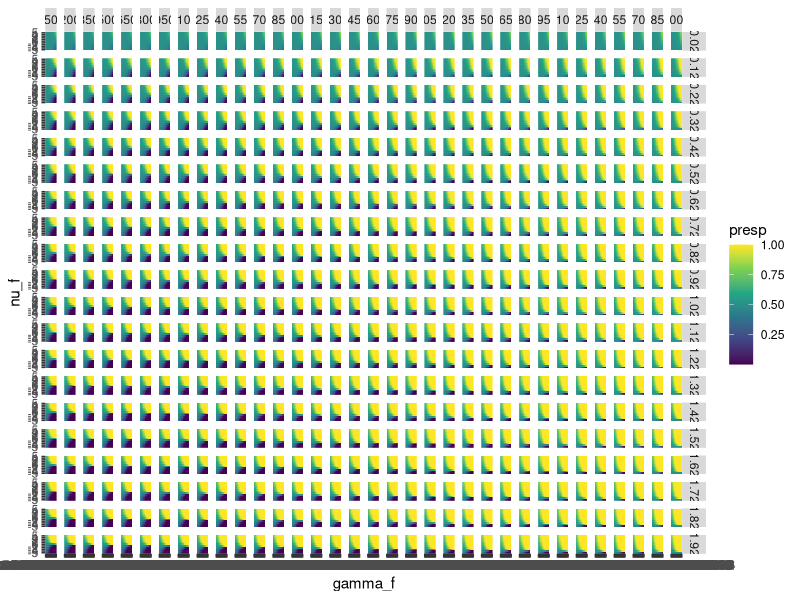
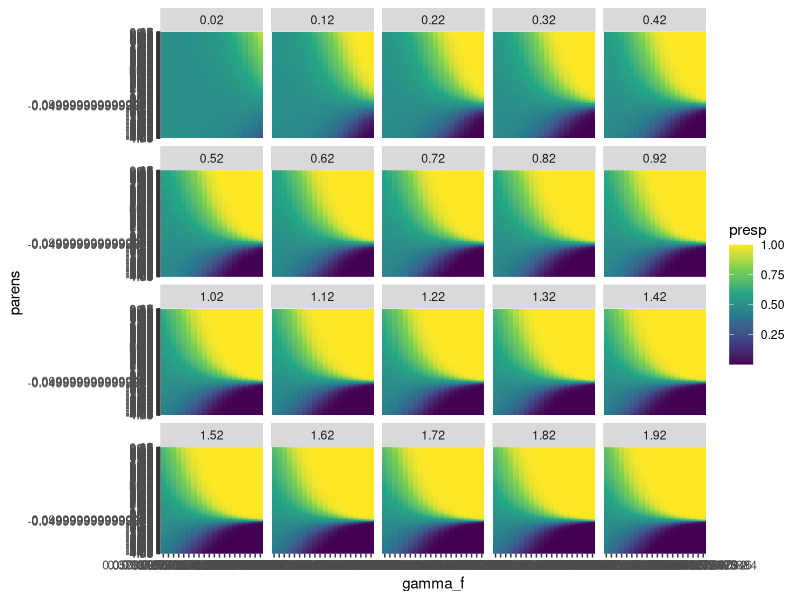
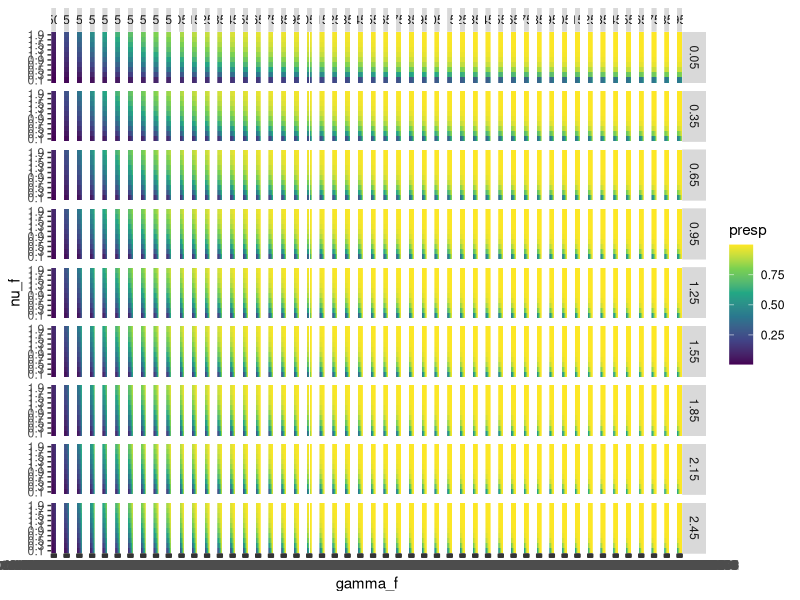

Write the R code that produced these figures, in order. (Note: a time limit stopped this script after it produced the figures.)
setwd("~/Data_Analysis/spott_modeling/code/ins_forward_simulation")
library(tidyverse)
library(cowplot)
#########
## response functions
# New exponential recovery
# multiple process decay -- constant plus value-guided recovery
p_response_exp <- function(Qstar, tdiff=NULL, gamma=1, nu=1) {
  
  tdiff = tdiff/1000 # rescale parameters in seconds (avoid crazy values)
  
  p_respond_tb <- 1 - exp(-1*(nu + gamma*Qstar)*tdiff)
  return(p_respond_tb)
}

# Old time2pl response
# notes: if Qstar = 0, presp will always be 0. Almost makes me wonder about some sort of Qstar^gamma parameterization
p_response <- function(Qstar, tdiff=NULL, gamma=1, nu=1) {
  tdiff = (tdiff)/1000 # rescale parameters in seconds (avoid crazy values)
  
  p_respond_tb <- 1 / (1 + exp(-gamma*Qstar*(tdiff+nu))) #probability of making a response in this bin
  return(p_respond_tb)
}


# SSE fitting function (objective)
fit_preds <- function(params, Qstar, tdiff, pvec, model="exp", optimize = TRUE) {
  if (model == "exp") {
    phat <- sapply(seq_along(Qstar), function(i) {
      p_response_exp(Qstar[i], tdiff[i], gamma = params["gamma"], nu = params["nu"])
    })
  } else if (model == "2pl") {
    phat <- sapply(seq_along(Qstar), function(i) {
      p_response(Qstar[i], tdiff[i], gamma = params["gamma"], nu = params["nu"])
    })
  }
  
  # SSE objective -- minimize discrepancy in predicted versus observed probabilities
  objective <- sum((pvec - phat)^2)
  
  if (optimize) {
    return(objective)
  } else {
    return(list(phat=phat, pvec=pvec, sse = objective))
  }
}

#########
## visualization of 2pl

# time2pl values of gamma
gvals_2pl <- 1.1^(seq(from=-30, to=25, length.out=20)) # prioritize low values. spans .057 -- 10.83

sim_grid <- expand.grid(
  gamma = gvals_2pl,
  nu = seq(-5, 5, by = 1),
  Qstar = seq(.02, 2, by = .1),
  tdiff = seq(50, 5000, by=150)
)

sim_grid$presp <- apply(sim_grid, 1, function(row) {
  do.call(p_response, as.list(row))
})

to_plot <- sim_grid %>%
  mutate(gamma_f = factor(gamma), nu_f = factor(nu))

pdf("big_grid.pdf", width=25, height=25)
g <- ggplot(to_plot, aes(x=gamma_f, y=nu_f, fill=presp)) + geom_tile() + facet_grid(Qstar ~ tdiff) + scale_fill_viridis_c()
plot(g)
dev.off()

# look at whether the term inside parentheses (time elapsed + nu) controls decision boundary as expected
to_plot <- to_plot %>% 
  mutate(parens = factor(tdiff/1000 + nu))
pdf("big_grid_parens.pdf", width=25, height=25)
g <- ggplot(to_plot, aes(x=gamma_f, y=parens, fill=presp)) + geom_tile() + facet_wrap(~Qstar) + scale_fill_viridis_c()
plot(g)
dev.off()

## visualize exponential recovery

# both nu and gamma have to be positive rates of recovery
gvals_exp <- 1.1^(seq(from=-35, to=1, length.out=20)) # even lower values for exp

sim_grid_exp <- expand.grid(
  gamma = gvals_exp,
  nu = seq(0.1, 2, by = .2),
  Qstar = seq(.05, 2.5, by = .3),
  tdiff = seq(50, 5000, by=100) 
)

sim_grid_exp$presp <- apply(sim_grid_exp, 1, function(row) {
  do.call(p_response_exp, as.list(row))
})

to_plot <- sim_grid_exp %>%
  mutate(gamma_f = factor(gamma), nu_f = factor(nu))

pdf("big_grid_exp.pdf", width=25, height=25)
g <- ggplot(to_plot, aes(x=gamma_f, y=nu_f, fill=presp)) + geom_tile() + facet_grid(Qstar ~ tdiff) + scale_fill_viridis_c()
plot(g)
dev.off()

### PARAMETER FITTING
# values over which to fit exp model
recover_grid_exp <- expand.grid(
  gamma = gvals_exp,
  nu = seq(0.1, 3, by = .2),
  Qstar = seq(.05, 2.5, by = .1),
  tdiff = seq(50, 5000, by=100)
)

recover_grid_exp$presp <- apply(recover_grid_exp, 1, function(row) {
  do.call(p_response_exp, as.list(row))
})

# Parameter boundaries for exp model. All decay rates must be > 0
exp_params <- list(
  value=c(gamma =    .1,   nu  =    1), 
  lower=c(gamma = 1e-10,   nu = 1e-10),
  upper=c(gamma =    10,   nu =    10),
  par_scale=c(gamma=1e-1,  nu = 1e-1)
)

recover_opt_exp <- recover_grid_exp %>% group_by(gamma, nu) %>% nest()

res_exp <- recover_opt_exp %>%
  mutate(optres = purrr::map(data, function(df) {
    nlminb(start=exp_params$value, objective=fit_preds, 
           lower=exp_params$lower, upper=exp_params$upper, 
           Qstar = df$Qstar, tdiff = df$tdiff, pvec = df$presp, model="exp",
           scale=1/exp_params$par_scale, control=list(eval.max=500, iter.max=500))
  }))

res_df_exp <- res_exp %>% select(-data) %>% 
  mutate(pars = purrr::map_df(optres, ~.x$par %>% setNames(c("gamma_fit", "nu_fit")))) %>%
  select(-optres) %>%
  unnest(pars) 

pdf("fit_plots_exp.pdf", width=8, height=8)
g1 <- ggplot(res_df_exp, aes(x=gamma, y=gamma_fit)) + geom_point() + ggtitle("Exp decay simulated versus fit gamma")
g2 <- ggplot(res_df_exp, aes(x=nu, y=nu_fit)) + geom_point() + ggtitle("Exp decay simulated versus fit gamma")
gg <- plot_grid(g1, g2, nrow=1)
plot(gg)
dev.off()

## Optimizing time2pl

# values over which to fit exp model
recover_grid_2pl <- expand.grid(
  gamma = gvals_2pl,
  nu = seq(-5, 5, by = .25),
  Qstar = seq(.02, 3, by = .1),
  tdiff = seq(50, 5000, by=150)
)

recover_grid_2pl$presp <- apply(recover_grid_2pl, 1, function(row) {
  do.call(p_response, as.list(row))
})

# Parameter boundaries for exp model. All decay rates must be > 0
params_2pl <- list(
  value=c(gamma =    1,   nu  =    0), 
  lower=c(gamma = 1e-10,   nu = -100),
  upper=c(gamma =    20,   nu =  100),
  par_scale=c(gamma=1e-1,  nu = 1e0)
)

recover_opt_2pl <- recover_grid_2pl %>% group_by(gamma, nu) %>% nest()

res_2pl <- recover_opt_2pl %>%
  mutate(optres = purrr::map(data, function(df) {
    nlminb(start=exp_params$value, objective=fit_preds, 
           lower=exp_params$lower, upper=exp_params$upper, 
           Qstar = df$Qstar, tdiff = df$tdiff, pvec = df$presp, model = "2pl",
           scale=1/exp_params$par_scale, control=list(eval.max=500, iter.max=500))
  }))

res_df_2pl <- res_2pl %>% select(-data) %>% 
  mutate(pars = purrr::map_df(optres, ~.x$par %>% setNames(c("gamma_fit", "nu_fit")))) %>% 
  unnest(pars) %>% select(-optres)

pdf("fit_plots_2pl.pdf", width=8, height=8)
g1 <- ggplot(res_df_2pl, aes(x=gamma, y=gamma_fit)) + geom_point() + ggtitle("2pl decay simulated versus fit gamma")
g2 <- ggplot(res_df_2pl, aes(x=nu, y=nu_fit)) + geom_point() + ggtitle("2pl decay simulated versus fit nu")
gg <- plot_grid(g1, g2, nrow=1)
plot(gg)

g1 <- ggplot(res_df_2pl, aes(x=gamma, y=gamma_fit, color=nu)) + geom_point() + ggtitle("2pl decay simulated versus fit gamma")
g2 <- ggplot(res_df_2pl, aes(x=nu, y=nu_fit, color=gamma)) + geom_point() + ggtitle("2pl decay simulated versus fit nu")
gg <- plot_grid(g1, g2, nrow=1)
plot(gg)

dev.off()

### LEFTOVERS
#optimizing test case
# 
# sim_grid %>% setDT()
# xx <- split(sim_grid, by=c("gamma", "nu"))
# test <- xx[[1]]
# 
# 
# elapsed_time <- system.time(optResult <- nlminb(start=exp_params$value, objective=fit_preds, 
#                                                 lower=exp_params$lower, upper=exp_params$upper, 
#                                                 Qstar = test$Qstar, tdiff = test$tdiff, pvec = test$presp,
#                                                 scale=1/exp_params$par_scale, control=list(eval.max=500, iter.max=500)))
# 
# abc <- fit_preds(optResult$par, Qstar = test$Qstar, tdiff = test$tdiff, pvec = test$presp, optimize=F)
# 
# plot(abc$phat, abc$pvec)
# hist(abc$phat - abc$pvec)
# 
# # recovery for each pair of nu and gamma values
# # notes on numerator version
# # larger nu + gamma*Qstar => higher response probability
# # when Qstar is 0 and tdiff is 500ms, values of beta ~ 1.4 yield .5 probability
